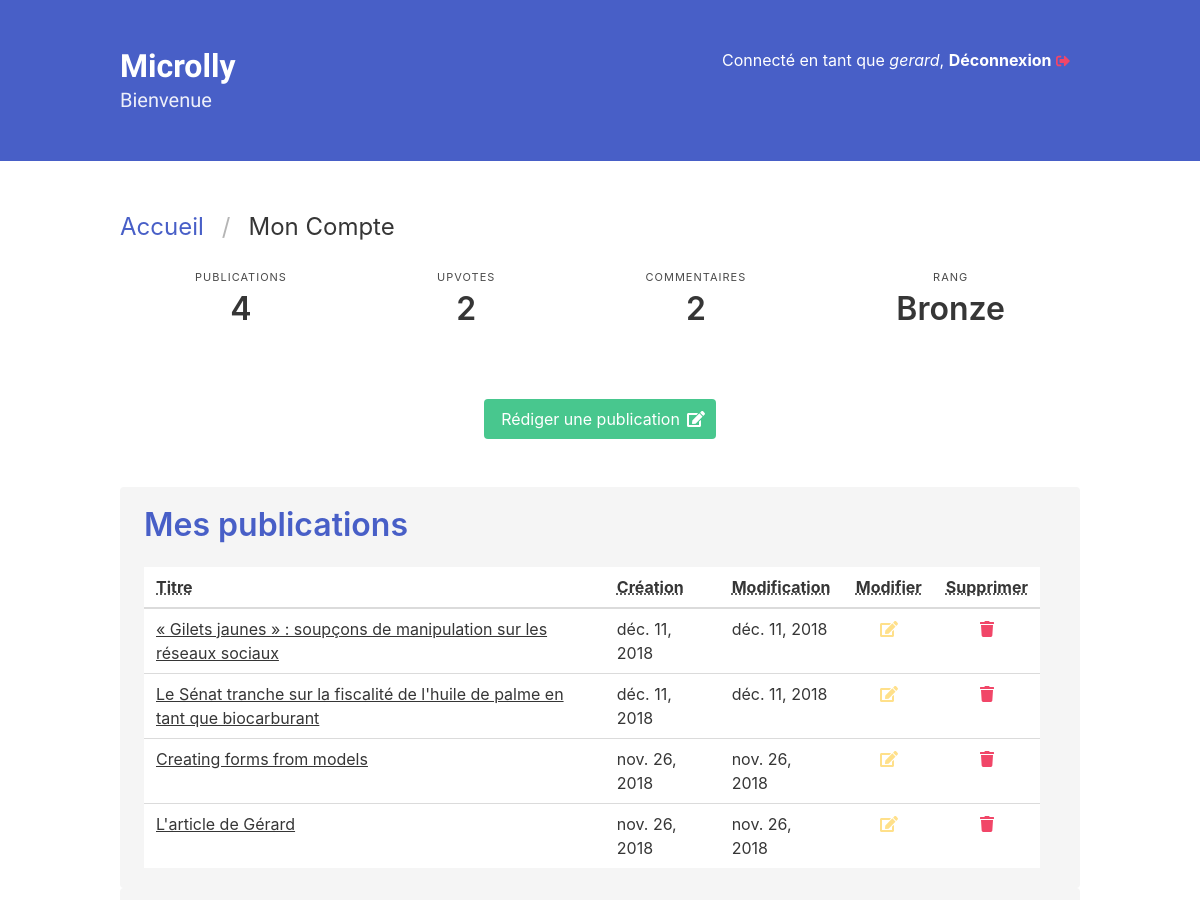
The app's page /accounts/ (signed in, upper part), older data.
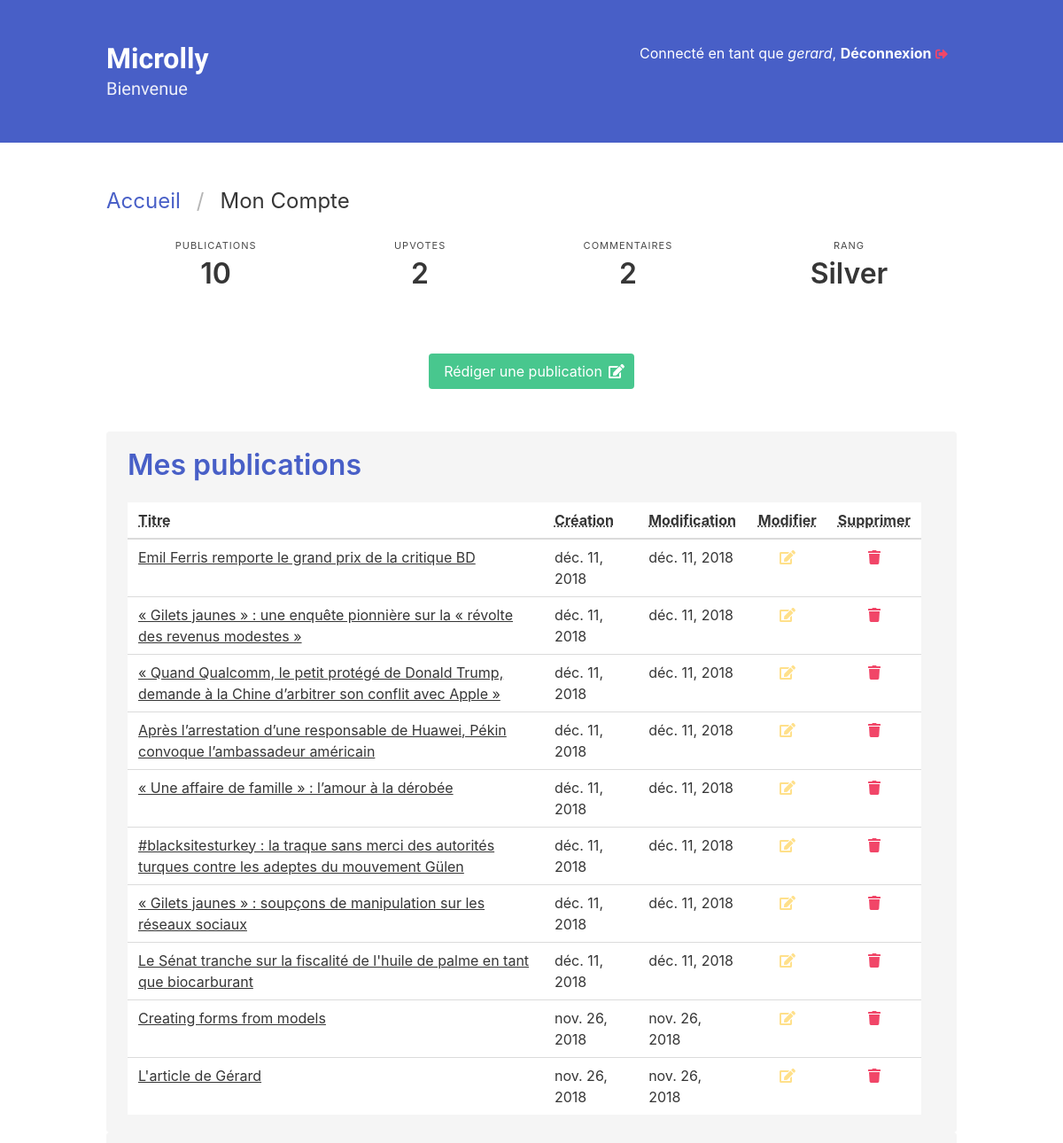
The same page, newer data.
### Microlly/models.py (models this page shows, shortened)
class Post(models.Model):
    title = models.CharField(max_length=150)
    body = RichTextField()
    author = models.ForeignKey(User, on_delete=models.CASCADE, related_name="posts")
    creation_date = models.DateField(auto_now_add=True)
    update_date = models.DateField(auto_now=True)
    class Meta:
        ordering = ("-id",)
        verbose_name = "Publication"
        verbose_name_plural = "Publications"

### Microlly/views.py (the view)
# urls.py: path("accounts/", views.account, name="account"),
@login_required
def account(request):
    user_rank = ranking.get_rank(len(request.user.posts.all()))
    isaccountview = True
    return render(
        request,
        "account.html",
        {
            "isaccountview": isaccountview,
            "rank": user_rank,
        },
    )

### Microlly/ranking.py (called while the page is built)
def get_rank(number_of_posts):
    try:
        points = int(number_of_posts)
    except:
        points = 0
    ranks = [
        "Luke",
        "Platinium",
        "Gold",
        "Silver",
        "Bronze",
        "Noob",
    ]
    if points >= 10000:
        return ranks[0]
    if points >= 1000:
        return ranks[1]
    if points >= 100:
        return rank[2]
    if points >= 10:
        return ranks[3]
    if points >= 1:
        return ranks[4]
    if points >= 0:
        return ranks[5]

### Microlly/templates/account.html (shortened to what this page needs)
{% extends 'base.html' %}
{% block body %}
    <nav class="breadcrumb is-large" aria-label="breadcrumbs">
        <ul>
            <li><a href="{% url 'Microlly:index' %}">Accueil</a></li>
            <li class="is-active"><a href="#" aria-current="page">Mon Compte</a></li>
        </ul>
    </nav>
    <nav class="level">
        <div class="level-item has-text-centered">
            <div>
            <p class="heading">Publications</p>
            <p class="title">{{ user.posts.count }}</p>
            </div>
        </div>
        <div class="level-item has-text-centered">
            <div>
            <p class="heading">Upvotes</p>
            <p class="title">{{ user.likes.count }}</p>
            </div>
        </div>
        <div class="level-item has-text-centered">
            <div>
            <p class="heading">Commentaires</p>
            <p class="title">{{ user.comments.count }}</p>
            </div>
        </div>
        <div class="level-item has-text-centered">
            <div>
            <p class="heading">Rang</p>
            <p class="title">{{ rank }}</p>
            </div>
        </div>
    </nav>
    <section class="section has-text-centered">
        <a href="{% url 'Microlly:create_post' %}" class="button is-success">
            <p>Rédiger une publication</p>
            <span class="icon white-text">
                <i class="fas fa-edit"></i>
            </span>
        </a>
    </section>
    <div class="container is-widescreen">
        <div class="notification">
            <h2 class="title has-text-link">Mes publications</h2>
            <table class="table is-hoverable is-fullwidth">
                <thead>
                    <tr>
                    <th><abbr title="Titre">Titre</abbr></th>
                    <th><abbr title="Date de création">Création</abbr></th>
                    <th><abbr title="Date de dernière modification">Modification</abbr></th>
                    <th class="has-text-centered"><abbr title="Modifier l'article">Modifier</abbr></th>
                    <th class="has-text-centered"><abbr title="Supprimer l'article">Supprimer</abbr></th>
                    </tr>
                </thead>
                <tbody>
                    {% for post in user.posts.all %}
                        <tr>
                            <td><a href="{% url 'Microlly:post' id=post.id %}">{{ post.title }}</a></td>
                            <td>{{ post.creation_date }}</td>
                            <td>{{ post.update_date }}</td>
                            <td class="has-text-centered">
                                <a href="{% url 'Microlly:edit_post' id=post.id %}">
                                    <span class="icon has-text-warning">
                                        <i class="fas fa-edit has-text-centered"></i>
                                    </span>
                                </a>
                            </td>
                            <td class="has-text-centered">
                                <a href="{% url 'Microlly:delete_post' id=post.id %}">
                                    <span class="icon has-text-danger">
                                        <i class="fas fa-trash has-text-centered"></i>
                                    </span>
                                </a>
                            </td>
                        </tr>
                    {% empty %}
                    <thead>
                        <div class="box">Vous n'avez rien rédigé pour le moment.</div>
                    </thead>
                    {% endfor %}
                </tbody>
            </table>
        </div>
    </div>
    <div class="container is-widescreen">
        <div class="notification">
        </div>
    </div>
{% endblock body %}

### Microlly/templates/base.html (shortened to what this page needs)
<!DOCTYPE html>
<html>
<head>
    {% include "head.html" %}
</head>
<header>
    <section class="hero is-link">
        <div class="hero-body">
            <div class="container">
                {% if user.is_authenticated %}
                <div class="is-pulled-right">Connecté en tant que
                    <i>{{ user.username }}</i>,
                    <a href="{% url 'Microlly:logout' %}">
                        <strong>Déconnexion</strong>
                        <span class="icon has-text-danger">
                            <i class="fas fa-sm fa-sign-out-alt"></i>
                        </span>
                    </a>
                </div>
                {% else %}
                <a href="{% url 'Microlly:login' %}" class="is-pulled-right">Se connecter</a>
                {% endif %}
                <h1 class="title" clas="is-overlay">
                    <a href="{% url 'Microlly:index' %}" class="microlly">Microlly</a>
                </h1>
                <h2 class="subtitle microlly">
                    Bienvenue
                </h2>
            </div>
        </div>
    </section>
</header>
<body>
    <main>
        <section class="section wrapper">
            <div class="container">
                 {% block body %} {% endblock body %}
            </div>
        </section>
    </main>
</body>
</html>

Row changes from the older to the newer data that the page shows:
added Post: title "Emil Ferris remporte le grand prix de la critique BD", creation_date "déc. 11, 2018", update_date "déc. 11, 2018"
added Post: title "« Gilets jaunes » : une enquête pionnière sur la « révolte des revenus modestes »", creation_date "déc. 11, 2018", update_date "déc. 11, 2018"
added Post: title "« Quand Qualcomm, le petit protégé de Donald Trump, demande à la Chine d’arbitrer son conflit avec Apple »", creation_date "déc. 11, 2018", update_date "déc. 11, 2018"
added Post: title "Après l’arrestation d’une responsable de Huawei, Pékin convoque l’ambassadeur américain", creation_date "déc. 11, 2018", update_date "déc. 11, 2018"
added Post: title "« Une affaire de famille » : l’amour à la dérobée", creation_date "déc. 11, 2018", update_date "déc. 11, 2018"
added Post: title "#blacksitesturkey : la traque sans merci des autorités turques contre les adeptes du mouvement Gülen", creation_date "déc. 11, 2018", update_date "déc. 11, 2018"
Text that changed along with them:
{{ user.posts.count }}: "4" → "10"
{{ rank }}: "Bronze" → "Silver"
